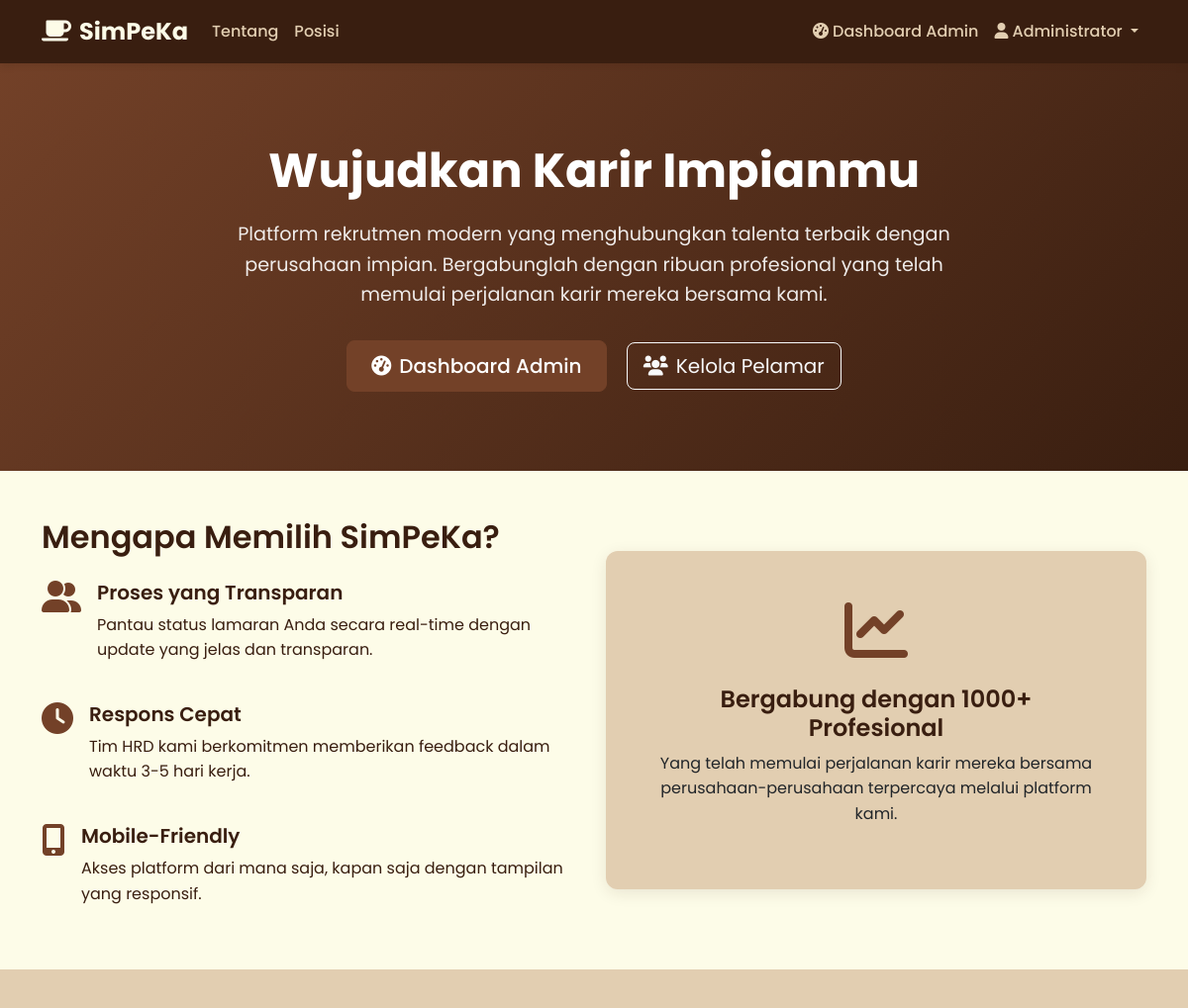
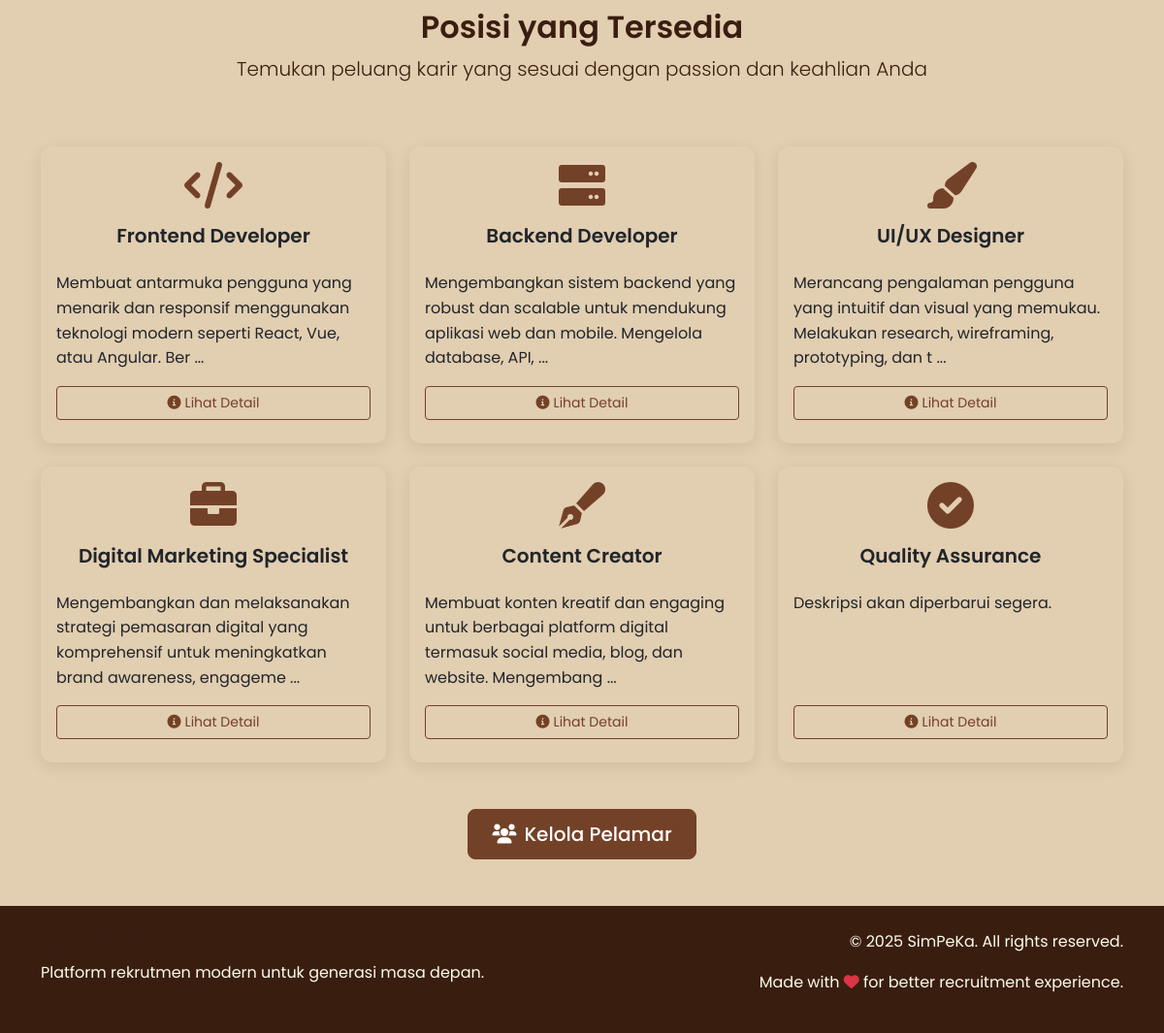
The page / (signed in) on the database its author committed (2 pictures, top to bottom).
### tables this page shows
CREATE TABLE `positions` (
  `id` int(11) NOT NULL,
  `title` varchar(100) NOT NULL,
  `description` text NOT NULL DEFAULT '',
  `requirements` text NOT NULL DEFAULT '',
  `is_active` tinyint(1) DEFAULT 1,
  `created_at` timestamp NOT NULL DEFAULT current_timestamp()
);

### init.php (called while the page is built, shortened)
<?php
function isAdmin() {
    return isset($_SESSION['user_role']) && $_SESSION['user_role'] === 'admin';
}
?>

### public/index.php (the view, shortened to what this page needs)
<?php
require_once '../init.php';
try {
    $stmt = $pdo->prepare("SELECT id, title, description, requirements, is_active, created_at
                          FROM positions WHERE is_active = 1 ORDER BY created_at DESC");
    $stmt->execute();
    $positions = $stmt->fetchAll();
} catch(PDOException $e) {
    $positions = [];
    $error_message = "Error mengambil data posisi: " . $e->getMessage();
}
?>
<!DOCTYPE html>
<html lang="id">
<head>
    <link href="https://cdn.jsdelivr.net/npm/bootstrap@5.3.0/dist/css/bootstrap.min.css" rel="stylesheet">
    <link href="style.css" rel="stylesheet">
    <link href="https://cdnjs.cloudflare.com/ajax/libs/font-awesome/6.0.0/css/all.min.css" rel="stylesheet">
</head>
<body>
    <nav class="navbar navbar-expand-lg navbar-dark">
        <div class="container">
            <a class="navbar-brand" href="index.php">
                <i class="fas fa-coffee me-2"></i>SimPeKa
            </a>
            <div class="collapse navbar-collapse" id="navbarNav">
                <ul class="navbar-nav me-auto">
                    <li class="nav-item">
                        <a class="nav-link" href="#about">Tentang</a>
                    </li>
                    <li class="nav-item">
                        <a class="nav-link" href="#positions">Posisi</a>
                    </li>
                </ul>
                <ul class="navbar-nav ms-auto">
                    <?php if (isset($_SESSION['user_id'])): ?>
                        <?php if (isAdmin()): ?>
                            <li class="nav-item">
                                <a class="nav-link" href="../admin/dashboard.php">
                                    <i class="fas fa-tachometer-alt me-1"></i>Dashboard Admin
                                </a>
                            </li>
                        <?php endif; ?>
                        <li class="nav-item dropdown">
                            <a class="nav-link dropdown-toggle" href="#" id="navbarDropdown" role="button" data-bs-toggle="dropdown">
                                <i class="fas fa-user me-1"></i><?php echo htmlspecialchars($_SESSION['user_name']); ?>
                            </a>
                        </li>
                    <?php endif; ?>
                </ul>
            </div>
        </div>
    </nav>
    <section class="hero">
        <div class="container">
            <div class="row justify-content-center">
                <div class="col-lg-8">
                    <h1 class="fade-in">Wujudkan Karir Impianmu</h1>
                    <p class="fade-in">Platform rekrutmen modern yang menghubungkan talenta terbaik dengan perusahaan impian. Bergabunglah dengan ribuan profesional yang telah memulai perjalanan karir mereka bersama kami.</p>
                    <div class="fade-in">
                        <?php if (isset($_SESSION['user_id'])): ?>
                            <?php if (isAdmin()): ?>
                                <a href="../admin/dashboard.php" class="btn btn-primary btn-lg me-3">
                                    <i class="fas fa-tachometer-alt me-2"></i>Dashboard Admin
                                </a>
                                <a href="../admin/pelamar.php" class="btn btn-outline-light btn-lg">
                                    <i class="fas fa-users me-2"></i>Kelola Pelamar
                                </a>
                            <?php endif; ?>
                        <?php endif; ?>
                    </div>
                </div>
            </div>
        </div>
    </section>
    <section id="about" class="py-5">
        <div class="container">
            <div class="row align-items-center">
                <div class="col-lg-6">
                    <h2 class="mb-4">Mengapa Memilih SimPeKa?</h2>
                    <div class="row g-4">
                        <div class="col-12">
                            <div class="d-flex">
                                <div class="flex-shrink-0">
                                    <i class="fas fa-user-friends fa-2x text-primary"></i>
                                </div>
                                <div class="flex-grow-1 ms-3">
                                    <h5>Proses yang Transparan</h5>
                                    <p>Pantau status lamaran Anda secara real-time dengan update yang jelas dan transparan.</p>
                                </div>
                            </div>
                        </div>
                        <div class="col-12">
                            <div class="d-flex">
                                <div class="flex-shrink-0">
                                    <i class="fas fa-clock fa-2x text-primary"></i>
                                </div>
                                <div class="flex-grow-1 ms-3">
                                    <h5>Respons Cepat</h5>
                                    <p>Tim HRD kami berkomitmen memberikan feedback dalam waktu 3-5 hari kerja.</p>
                                </div>
                            </div>
                        </div>
                        <div class="col-12">
                            <div class="d-flex">
                                <div class="flex-shrink-0">
                                    <i class="fas fa-mobile-alt fa-2x text-primary"></i>
                                </div>
                                <div class="flex-grow-1 ms-3">
                                    <h5>Mobile-Friendly</h5>
                                    <p>Akses platform dari mana saja, kapan saja dengan tampilan yang responsif.</p>
                                </div>
                            </div>
                        </div>
                    </div>
                </div>
                <div class="col-lg-6">
                    <div class="card">
                        <div class="card-body text-center p-5">
                            <i class="fas fa-chart-line fa-4x text-primary mb-4"></i>
                            <h4>Bergabung dengan 1000+ Profesional</h4>
                            <p>Yang telah memulai perjalanan karir mereka bersama perusahaan-perusahaan terpercaya melalui platform kami.</p>
                        </div>
                    </div>
                </div>
            </div>
        </div>
    </section>
    <section id="positions" class="py-5" style="background-color: var(--dun);">
        <div class="container">
            <div class="row">
                <div class="col-12 text-center mb-5">
                    <h2>Posisi yang Tersedia</h2>
                    <p class="lead">Temukan peluang karir yang sesuai dengan passion dan keahlian Anda</p>
                </div>
            </div>
            <div class="row g-4">
                <?php if (!empty($error_message)): ?>
                    <div class="col-12">
                        <div class="alert alert-warning" style="background-color: var(--lion); border-color: var(--kobicha); color: var(--bistre);">
                            <i class="fas fa-exclamation-triangle me-2"></i><?php echo $error_message; ?>
                        </div>
                    </div>
                <?php else: ?>
                    <?php
                    $icons = [
                        'Frontend Developer' => 'fas fa-code',
                        'Backend Developer' => 'fas fa-server',
                        'UI/UX Designer' => 'fas fa-paint-brush',
                        'Digital Marketing' => 'fas fa-bullhorn',
                        'Content Creator' => 'fas fa-pen-fancy',
                        'Data Analyst' => 'fas fa-chart-bar',
                        'Project Manager' => 'fas fa-tasks',
                        'Quality Assurance' => 'fas fa-check-circle'
                    ];
                    ?>
                    <?php foreach ($positions as $position): ?>
                    <div class="col-md-6 col-lg-4">
                        <div class="card h-100 position-card" data-position-id="<?php echo $position['id']; ?>">
                            <div class="card-body d-flex flex-column">
                                <div class="text-center mb-3">
                                    <i class="<?php echo $icons[$position['title']] ?? 'fas fa-briefcase'; ?> fa-3x text-primary mb-3"></i>
                                    <h5 class="card-title"><?php echo htmlspecialchars($position['title']); ?></h5>
                                </div>
                                <p class="card-text flex-grow-1">
                                    <?php echo htmlspecialchars(substr($position['description'], 0, 120)); ?>
                                    <?php if (strlen($position['description']) > 120): ?>...<?php endif; ?>
                                </p>
                                <div class="mt-auto">
                                    <button type="button" class="btn btn-outline-secondary btn-sm w-100 mb-2"
                                            onclick="showPositionDetails(<?php echo $position['id']; ?>)"
                                            style="border-color: var(--kobicha); color: var(--kobicha);">
                                        <i class="fas fa-info-circle me-1"></i>Lihat Detail
                                    </button>
                                </div>
                            </div>
                        </div>
                    </div>
                    <?php endforeach; ?>
                <?php endif; ?>
            </div>
            <div class="text-center mt-5">
                <?php if (isset($_SESSION['user_id']) && !isAdmin()): ?>
                    <a href="../pelamar/apply.php" class="btn btn-primary btn-lg">
                        <i class="fas fa-paper-plane me-2"></i>Lamar Sekarang
                    </a>
                <?php elseif (isset($_SESSION['user_id']) && isAdmin()): ?>
                    <a href="../admin/pelamar.php" class="btn btn-primary btn-lg">
                        <i class="fas fa-users me-2"></i>Kelola Pelamar
                    </a>
                <?php endif; ?>
            </div>
        </div>
    </section>
    <footer class="py-4" style="background-color: var(--bistre); color: var(--ivory);">
        <div class="container">
            <div class="row">
                <div class="col-md-6">
                    <h5><i class="fas fa-coffee me-2"></i>SimPeKa</h5>
                    <p>Platform rekrutmen modern untuk generasi masa depan.</p>
                </div>
                <div class="col-md-6 text-md-end">
                    <p>&copy; 2025 SimPeKa. All rights reserved.</p>
                    <p>Made with <i class="fas fa-heart text-danger"></i> for better recruitment experience.</p>
                </div>
            </div>
        </div>
    </footer>
</body>
</html>

### public/style.css (style rules this page uses)
:root { --ivory: #fdfce8; --dun: #e2ceb1; --lion: #c7a07a; --kobicha: #734128; --bistre: #391e10; }
* { margin: 0; padding: 0; box-sizing: border-box; }
body { font-family: "Poppins", sans-serif; background-color: var(--ivory); color: var(--bistre); line-height: 1.6; }
h1, h2, h3, h4, h5, h6 { color: var(--bistre); font-weight: 600; }
.text-primary { color: var(--kobicha) !important; }
.card { background-color: var(--dun); border: none; border-radius: 12px; box-shadow: 0 4px 16px rgba(57, 30, 16, 0.1); transition: all 0.3s ease; }
.btn-primary { background-color: var(--kobicha); border-color: var(--kobicha); border-radius: 8px; font-weight: 500; padding: 10px 24px; transition: all 0.3s ease; }
.btn-outline-secondary { border-color: var(--kobicha); color: var(--kobicha); background-color: transparent; }
.btn-sm { padding: 6px 16px; font-size: 0.875rem; }
.navbar { background-color: var(--bistre) !important; box-shadow: 0 2px 8px rgba(57, 30, 16, 0.2); }
.navbar-brand { color: var(--ivory) !important; font-weight: 700; font-size: 1.5rem; }
.nav-link { color: var(--dun) !important; font-weight: 500; transition: color 0.3s ease; }
.hero { background: linear-gradient(135deg, var(--kobicha) 0%, var(--bistre) 100%); color: white; padding: 80px 0; text-align: center; }
.hero h1 { color: white; font-size: 3rem; font-weight: 700; margin-bottom: 20px; }
.hero p { font-size: 1.2rem; opacity: 0.9; margin-bottom: 30px; }
.fade-in { animation: fadeIn 0.5s ease-in; }
.slide-up { animation: slideUp 0.3s ease-out; }

### rows shown on the page
positions: title "Frontend Developer", description "Membuat antarmuka pengguna yang menarik dan responsif menggunakan teknologi modern seperti React, Vue, atau Angular. Ber"
positions: title "Backend Developer", description "Mengembangkan sistem backend yang robust dan scalable untuk mendukung aplikasi web dan mobile. Mengelola database, API,"
positions: title "UI/UX Designer", description "Merancang pengalaman pengguna yang intuitif dan visual yang memukau. Melakukan research, wireframing, prototyping, dan t"
positions: title "Digital Marketing Specialist", description "Mengembangkan dan melaksanakan strategi pemasaran digital yang komprehensif untuk meningkatkan brand awareness, engageme"
positions: title "Content Creator", description "Membuat konten kreatif dan engaging untuk berbagai platform digital termasuk social media, blog, dan website. Mengembang"
positions: title "Quality Assurance", description "Deskripsi akan diperbarui segera."

### other values the page prints
$_SESSION['user_name'] "Administrator"
